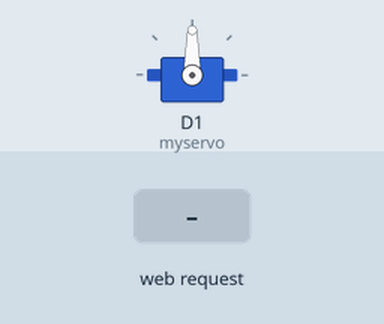
This sketch was run on a simulated ESP8266 (NodeMCU). Parts: servo. Inputs (shaded band) come from the test bench. WiFi joins after 1.5 s; servers stay silent unless stated; what the sketch prints to the serial monitor is not drawn.

Above: at 2.7 s.
2.8 s: HTTP request GET /sendValue?degrees=1 received
At 4.7 s:
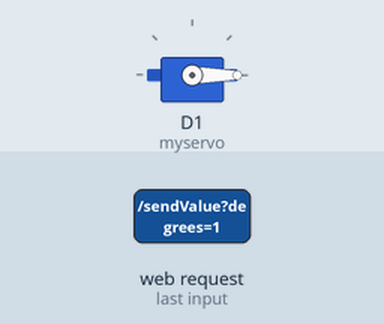
5.8 s: HTTP request GET /sendValue?degrees=120 received
At 7.5 s:
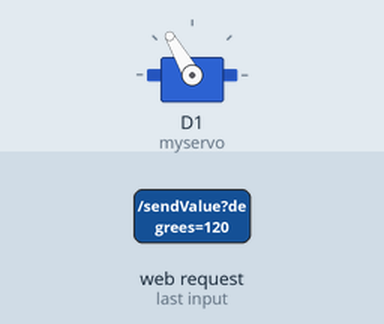
8.8 s: HTTP request GET /sendValue?degrees=0 received
At 9.3 s:
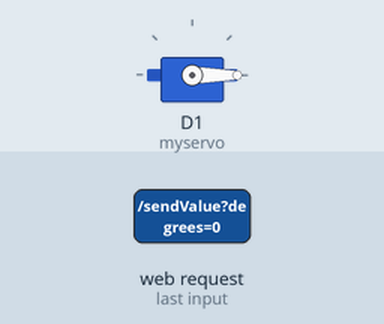
Timing chart, 0 to 11.8 s (numbered marks = the images above; inputs shaded):
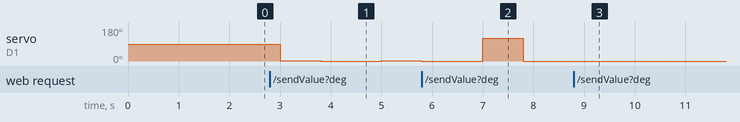

The sketch:

ESP-8266_Gas-Servo.ino
```cpp
#include <ESP8266WiFi.h>
#include <ESP8266WebServer.h>
#include <Servo.h>
#include "GasSensor_Servo.h"

Servo myservo;
ESP8266WebServer server(80);
int gasPin = A0;

#define TENWIFI "chithanh"
#define PASSWIFI "mottoichin"

void connection() {
  String s = MAIN_page;
  server.send(200, "text/html", s);
}

void setup() {
  myservo.attach(D1, 500,2400);
  Serial.begin(9600);

  WiFi.begin(TENWIFI, PASSWIFI);
  Serial.print("\n Đang thử kết nối");
  while (WiFi.status() != WL_CONNECTED) {
    delay (500);
    Serial.print(".");
  }
  Serial.print("\n Kết nối thanh công. IP address: ");
  Serial.println(WiFi.localIP());
  server.begin(); // Khởi động server.
  Serial.print("Server đã khởi động.");

  server.on("/", connection);
  server.on("/readSerial", handleReadSerial);
  server.on("/sendValue", handleSendValue);
  server.begin();
}

void handleReadSerial() {
    // Gửi giá trị cảm biến về client
    int val = analogRead(gasPin);

    server.send(200, "text/plain", "Giá trị cảm biến gas: " + String(val));
}

int receivedValue = 0;
void handleSendValue() {
  if (server.hasArg("degrees")) {
    receivedValue = server.arg("degrees").toInt();
  }
}

bool isSpined = false;
int offset = 0;

void loop() {
  // Xử lý các yêu cầu từ client
  server.handleClient();

  unsigned long currentMillis = millis();

  if (receivedValue != 0 && currentMillis % 500 <= 15 && !isSpined) {
    int degree = receivedValue;
    if (degree > 0) {
      degree += offset;
    } else {
      degree -= offset;
    }
    Serial.println(degree);
    //myStepper.step(degreeToSteps(degree));
    myservo.write(degree);
    delay(800);
    myservo.write(0);
    delay(800);
    isSpined = true;
  } else {
    isSpined = false;
  }
}
```

GasSensor_Servo.h
```cpp
const char MAIN_page[] PROGMEM = R"=====(
<!DOCTYPE html>
<html>
  <head>
    <meta name='viewport' content='width=device-width, initial-scale=1.0'/>
    <meta charset='utf-8'>
    <style>
      html {
        font-family: Helvetica;
        display: inline-block;
        margin: 0px auto;
        text-align: center;
      }
    .button {
      background-color: #4CAF50;
      border: none;
      color: white;
      padding: 16px 40px;
      text-decoration: none;
      font-size: 30px;
      margin: 2px;
      cursor: pointer;
    }
    .button2 {
      background-color: #555555;
    }
    .btn{
      background-color: #4CAF50;
      border: none;
      color: white;
      padding: 8px 20px;
      text-decoration: none;
      font-size: 16px;
      margin: 2px;
      cursor: pointer;
    }
    .degrees-input {
      width: 60px;
      height: 30px;
      font-size: 20px;
      text-align: center;
    }
    </style>
    <title>Cảm biến khí ga và servo</title>
  </head>
  <body>
    <h1><p id="serialMonitor"> None </p><h1><br>
      <div id="motor_controller">
        <p>Điều khuyển động cơ Servo</p>
        Degrees: <input class="degrees-input" type="text" id="degrees" value="">
        <button class="btn" onclick="sendValue()">Send</button>
      </div>

    <script>
      window.onload = function() {
        readSerial();
      };

      function readSerial() {
        var serialMonitor = document.getElementById('serialMonitor');
        var xhttp = new XMLHttpRequest();
        xhttp.onreadystatechange = function() {
          if (this.readyState == 4 && this.status == 200) {
            serialMonitor.innerHTML = this.responseText;
            setTimeout(readSerial, 500);
          }
        };
        xhttp.open('GET', 'readSerial', true);
        xhttp.send();
      }


      function sendValue() {
        var degreesInput = document.getElementById('degrees');
        var xhttp2 = new XMLHttpRequest();
        var degrees = degreesInput.value;
        xhttp2.open('POST', 'sendValue', true);
        xhttp2.setRequestHeader('Content-type', 'application/x-www-form-urlencoded');
        xhttp2.send('degrees=' + degrees);
      }
    </script>
  </body>
</html>
)=====";
```

Measured:
- after the input at 2.8 s, servo on D1 (myservo): 90° → 1° after 0.20 s, → 0° 0.80 s later, → 1° 1.2 s later
- after the input at 8.8 s, servo on D1 (myservo): stops changing and stays 0°
